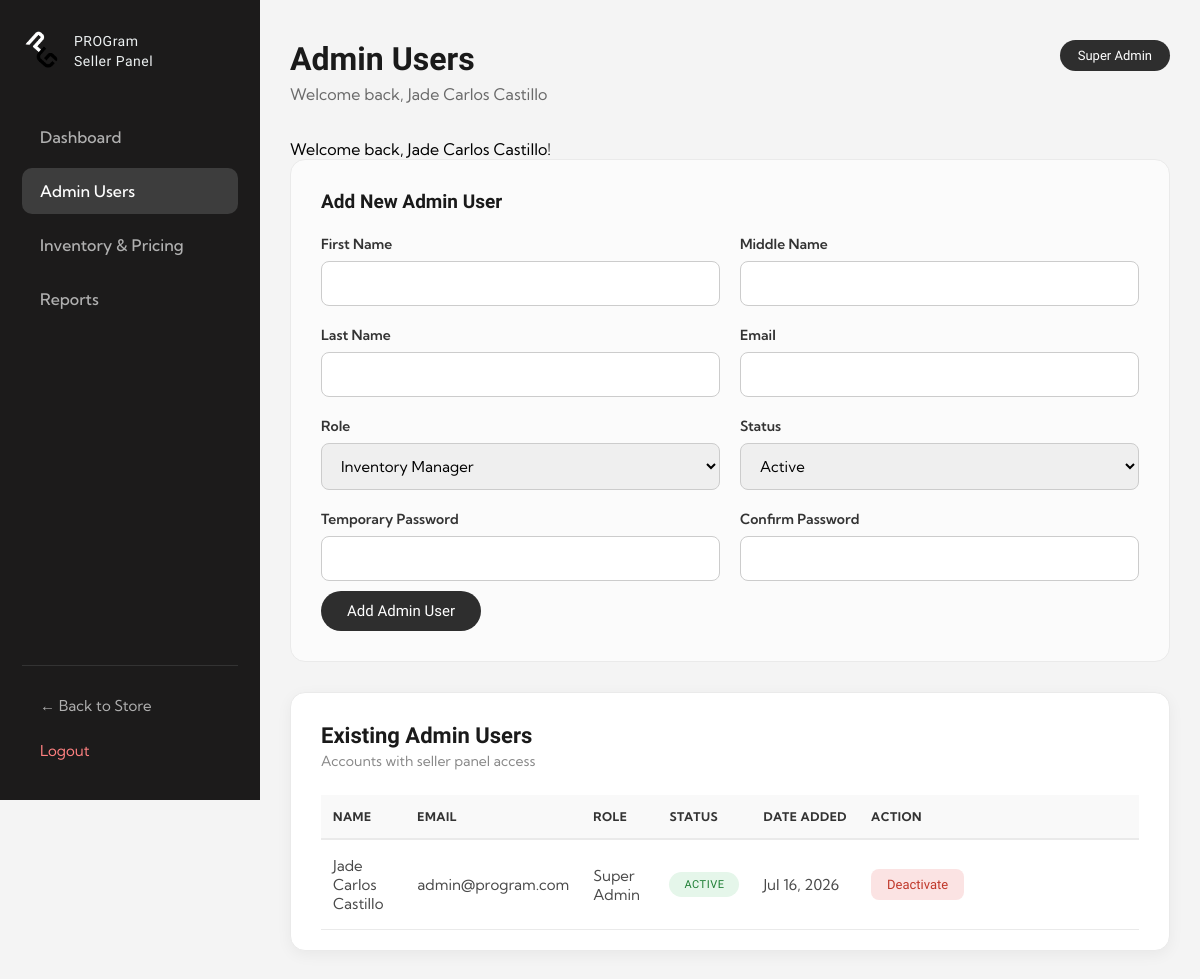
The app's page /seller/users.php (signed in) with its own data.
### tables this page shows
CREATE TABLE IF NOT EXISTS users (
    id INT NOT NULL AUTO_INCREMENT,
    first_name VARCHAR(50) NOT NULL,
    middle_name VARCHAR(50),
    last_name VARCHAR(50) NOT NULL,
    email VARCHAR(100) NOT NULL,
    password VARCHAR(255) NOT NULL,
    contact_number VARCHAR(20) NOT NULL,
    role VARCHAR(30) NOT NULL DEFAULT 'Customer',
    status VARCHAR(20) NOT NULL DEFAULT 'Active',
    order_updates INT NOT NULL DEFAULT 1,
    promotions INT NOT NULL DEFAULT 0,
    email_status VARCHAR(20) NOT NULL DEFAULT 'Pending',
    verification_token VARCHAR(64),
    verification_expires_at DATETIME,
    created_at DATETIME NOT NULL,
    PRIMARY KEY (id),
    UNIQUE KEY (email)
);

### seller/users.php (the view, shortened to what this page needs)
<?php
require_once '../includes/database.php';
require_once '../includes/functions.php';
$basePath = '../';
$adminUsers = mysqli_query($connection, "SELECT * FROM users WHERE role != 'Customer' ORDER BY created_at DESC");
?>
<!DOCTYPE html>
<html lang="en">
<head>
    <link rel="stylesheet" href="<?= $basePath ?>assets/css/admin.css">
</head>
<body class="admin-body">
    <?php include '../includes/seller-header.php'; ?>
    <main>
        <div class="admin-form-card">
            <h3>Add New Admin User</h3>
            <form action="users.php" method="post">
                <div class="form-grid">
                    <div class="group-input"><label class="form-label">First Name</label><input type="text" name="first_name" class="form-control" required></div>
                    <div class="group-input"><label class="form-label">Middle Name</label><input type="text" name="middle_name" class="form-control"></div>
                    <div class="group-input"><label class="form-label">Last Name</label><input type="text" name="last_name" class="form-control" required></div>
                    <div class="group-input"><label class="form-label">Email</label><input type="email" name="email" class="form-control" required></div>
                    <div class="group-input"><label class="form-label">Role</label><select name="role" class="form-select" required><option value="Inventory Manager">Inventory Manager</option></select></div>
                    <div class="group-input"><label class="form-label">Status</label><select name="status" class="form-select"><option value="Active">Active</option><option value="Inactive">Inactive</option></select></div>
                    <div class="group-input"><label class="form-label">Temporary Password</label><input type="password" name="password" class="form-control" required></div>
                    <div class="group-input"><label class="form-label">Confirm Password</label><input type="password" name="confirm_password" class="form-control" required></div>
                </div>
                <button type="submit" class="btn-dark-pill" style="margin-top:10px">Add Admin User</button>
            </form>
        </div>
        <div class="admin-panel">
            <div class="admin-panel-header"><div><h2>Existing Admin Users</h2><p class="panel-sub">Accounts with seller panel access</p></div></div>
            <div class="admin-table-wrap"><table class="admin-table"><thead><tr><th>Name</th><th>Email</th><th>Role</th><th>Status</th><th>Date Added</th><th>Action</th></tr></thead><tbody>
                <?php while ($admin = mysqli_fetch_assoc($adminUsers)): ?><tr>
                    <td class="cell-main"><?php echo htmlspecialchars(user_full_name($admin)); ?></td><td><?php echo htmlspecialchars($admin['email']); ?></td><td><?php echo htmlspecialchars($admin['role']); ?></td>
                    <td><span class="badge <?php echo $admin['status'] === 'Active' ? 'badge-success' : 'badge-danger'; ?>"><?php echo htmlspecialchars($admin['status']); ?></span></td>
                    <td><?php echo date('M d, Y', strtotime($admin['created_at'])); ?></td>
                    <td><form action="users.php" method="post"><button type="submit" class="action-btn <?php echo $admin['status'] === 'Active' ? 'danger' : 'edit'; ?>"><?php echo $admin['status'] === 'Active' ? 'Deactivate' : 'Reactivate'; ?></button></form></td>
                </tr><?php endwhile; ?>
            </tbody></table></div>
        </div>
    </main>
    <?php include '../includes/seller-footer.php'; ?>
</body>
</html>

### assets/css/admin.css (style rules this page uses)
:root { --font-heading: 'Cal Sans', sans-serif; --font-body: 'Kumbh Sans', sans-serif; --font-ui: 'Cal Sans', sans-serif; }
* { box-sizing: border-box; margin: 0; padding: 0; }
body { font-family: var(--font-body); background-color: #f4f4f4; }
h1, h2, h3, h4, h5 { font-family: var(--font-heading); color: #1a1a1a; }
p { font-family: var(--font-body); color: #333333; }
.admin-panel { background-color: #ffffff; border: 1px solid #eaeaea; border-radius: 15px; padding: 30px 30px 10px; margin-bottom: 40px; box-shadow: 0 4px 15px rgba(0,0,0,0.05); }
.admin-panel-header { display: flex; justify-content: space-between; align-items: center; flex-wrap: wrap; gap: 12px; margin-bottom: 25px; }
.admin-panel-header h2 { font-size: 22px; }
.admin-panel-header .panel-sub { color: #888888; font-size: 14px; margin-top: 4px; }
.btn-dark-pill { display: inline-block; background-color: #2e2e2e; color: #ffffff; font-family: 'Cal Sans', sans-serif; font-size: 15px; padding: 11px 26px; border: none; border-radius: 50px; cursor: pointer; transition: background-color 0.3s ease, transform 0.3s ease; }
.admin-form-card { background-color: #fbfbfb; border: 1px solid #eaeaea; border-radius: 15px; padding: 30px; margin-bottom: 30px; }
.admin-form-card h3 { font-size: 19px; margin-bottom: 22px; }
.admin-form-card .form-grid { display: grid; grid-template-columns: 1fr 1fr; gap: 20px; }
.admin-form-card .group-input { display: flex; flex-direction: column; gap: 8px; }
.admin-form-card .form-label { font-weight: 600; color: #333333; font-size: 14px; }
.admin-form-card .form-control, .admin-form-card .form-select, .admin-table .form-control { font-family: 'Kumbh Sans', sans-serif; font-size: 15px; outline: none; border: 1px solid #CCCCCC; border-radius: 8px; padding: 12px 15px; box-sizing: border-box; width: 100%; }
.admin-table-wrap { overflow-x: auto; }
.admin-table { width: 100%; min-width: 720px; border-collapse: collapse; margin-bottom: 10px; }
.admin-table th { background-color: #f9f9f9; color: #333333; text-align: left; padding: 14px 12px; border-bottom: 2px solid #eaeaea; font-weight: bold; text-transform: uppercase; font-size: 12px; letter-spacing: 0.5px; white-space: nowrap; }
.admin-table td { vertical-align: middle; padding: 16px 12px; border-bottom: 1px solid #eaeaea; color: #4a4a4a; font-size: 15px; }
.admin-table td:last-child { white-space: nowrap; min-width: 280px; width: 280px; }
.badge { display: inline-block; padding: 6px 15px; border-radius: 20px; font-family: 'Cal Sans', sans-serif; font-size: 11px; text-transform: uppercase; letter-spacing: 0.5px; white-space: nowrap; }
.badge-success { background-color: #e5f6ea; color: #1e7e34; }
.action-btn { font-family: 'Cal Sans', sans-serif; font-size: 13px; padding: 8px 16px; border-radius: 8px; border: none; cursor: pointer; display: inline-block; transition: all 0.3s ease; }
.action-btn.danger { background-color: #fbe3e3; color: #c0392b; }

### records on screen
users: user_full_name($admin) "Jade Carlos Castillo", email "admin@program.com", role "Super Admin", status "ACTIVE", created_at "Jul 16, 2026", shows "Deactivate"

### other values on screen
$title "Admin Users"
$sellerName "Jade Carlos Castillo"
$sellerRole "Super Admin"
$message "Welcome back, Jade Carlos Castillo!"
